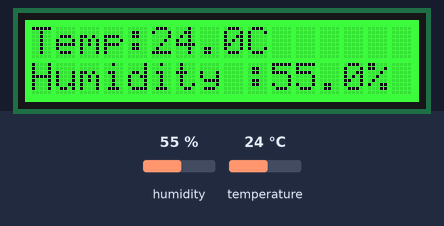
The program below on a simulated Raspberry Pi (BCM pin numbers) with a GrovePi. On the bench: 16×2 character LCD. Inputs (shaded band) come from the test bench; at power-on: humidity 55 %, temperature 24 °C. What the program prints to the terminal is not drawn.

Above: at 1.2 s.
1.3 s: humidity set to 22 %
At 2.7 s:
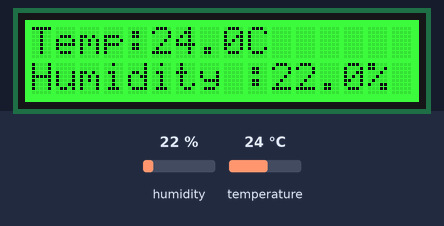
3.3 s: temperature set to 12 °C
At 4.5 s:
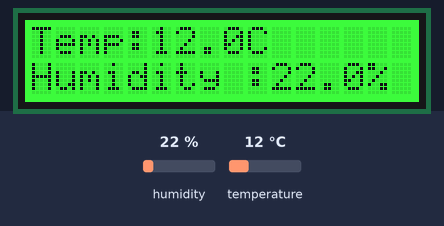
5.1 s: humidity set to 40 %
At 6.2 s:
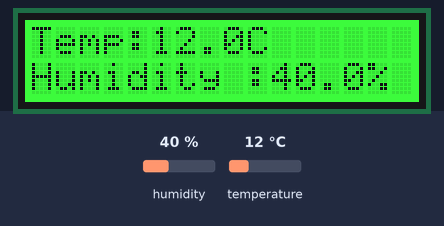
7.0 s: temperature set to 19 °C
At 8.0 s:
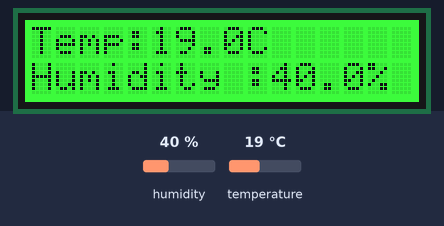
Timing chart, 0 to 9.8 s (numbered marks = the images above; inputs shaded):
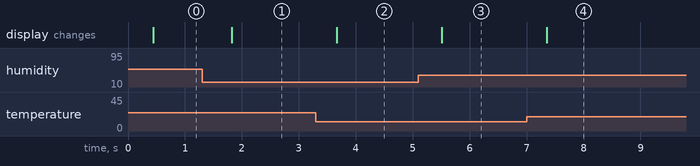

Measured:
- after the input at 1.3 s, the display: changes after 0.53 s (image 1)
- after the input at 3.3 s, the display: changes after 0.37 s (image 2)
- after the input at 5.1 s, the display: changes after 0.41 s (image 3)
- after the input at 7.0 s, the display: changes after 0.36 s (image 4)

The program:

Home_Weather_Display.py
```python
# Home_Weather_Display.py
#
# This is an project for using the Grove RGB LCD Display and the Grove DHT Sensor from the GrovePi starter kit
#
# In this project, the Temperature and humidity from the DHT sensor is printed on the RGB-LCD Display
#
#
# Note the dht_sensor_type below may need to be changed depending on which DHT sensor you have:
#  0 - DHT11 - blue one - comes with the GrovePi+ Starter Kit
#  1 - DHT22 - white one, aka DHT Pro or AM2302
#  2 - DHT21 - black one, aka AM2301
#
# For more info please see: http://www.dexterindustries.com/topic/537-6c-displayed-in-home-weather-project/
#
'''
The MIT License (MIT)

GrovePi for the Raspberry Pi: an open source platform for connecting Grove Sensors to the Raspberry Pi.
Copyright (C) 2017  Dexter Industries

Permission is hereby granted, free of charge, to any person obtaining a copy
of this software and associated documentation files (the "Software"), to deal
in the Software without restriction, including without limitation the rights
to use, copy, modify, merge, publish, distribute, sublicense, and/or sell
copies of the Software, and to permit persons to whom the Software is
furnished to do so, subject to the following conditions:

The above copyright notice and this permission notice shall be included in
all copies or substantial portions of the Software.

THE SOFTWARE IS PROVIDED "AS IS", WITHOUT WARRANTY OF ANY KIND, EXPRESS OR
IMPLIED, INCLUDING BUT NOT LIMITED TO THE WARRANTIES OF MERCHANTABILITY,
FITNESS FOR A PARTICULAR PURPOSE AND NONINFRINGEMENT. IN NO EVENT SHALL THE
AUTHORS OR COPYRIGHT HOLDERS BE LIABLE FOR ANY CLAIM, DAMAGES OR OTHER
LIABILITY, WHETHER IN AN ACTION OF CONTRACT, TORT OR OTHERWISE, ARISING FROM,
OUT OF OR IN CONNECTION WITH THE SOFTWARE OR THE USE OR OTHER DEALINGS IN
THE SOFTWARE.
'''

from grovepi import *
from grove_rgb_lcd import *
from time import sleep
from math import isnan

dht_sensor_port = 7 # connect the DHt sensor to port 7
dht_sensor_type = 0 # use 0 for the blue-colored sensor and 1 for the white-colored sensor

# set green as backlight color
# we need to do it just once
# setting the backlight color once reduces the amount of data transfer over the I2C line
setRGB(0,255,0)

while True:
	try:
        # get the temperature and Humidity from the DHT sensor
		[ temp,hum ] = dht(dht_sensor_port,dht_sensor_type)
		print("temp =", temp, "C\thumidity =", hum,"%")

		# check if we have nans
		# if so, then raise a type error exception
		if isnan(temp) is True or isnan(hum) is True:
			raise TypeError('nan error')

		t = str(temp)
		h = str(hum)

        # instead of inserting a bunch of whitespace, we can just insert a \n
        # we're ensuring that if we get some strange strings on one line, the 2nd one won't be affected
		setText_norefresh("Temp:" + t + "C\n" + "Humidity :" + h + "%")

	except (IOError, TypeError) as e:
		print(str(e))
		# and since we got a type error
		# then reset the LCD's text
		setText("")

	except KeyboardInterrupt as e:
		print(str(e))
		# since we're exiting the program
		# it's better to leave the LCD with a blank text
		setText("")
		break

	# wait some time before re-updating the LCD
	sleep(0.05)
```
